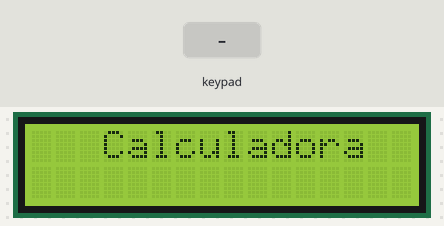
Bench run of a sketch on a simulated Arduino Uno, built with avr-gcc and run on an emulated ATmega328P. Shown: 16×2 character LCD. Inputs (shaded band) come from the test bench.

Above: at 0.2 s.
5.4 s: keypad keys 8 9 1 0 1 1 * pressed 0.4 s apart
At 8.7 s:
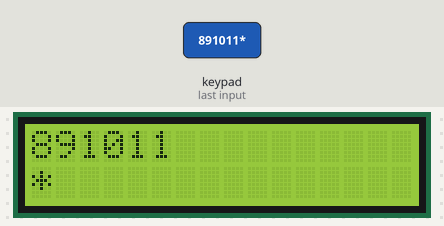
9.7 s: key '=' pressed
At 10.3 s:
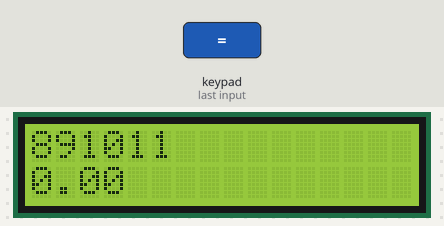
11.2 s: key '/' pressed
At 12.3 s:
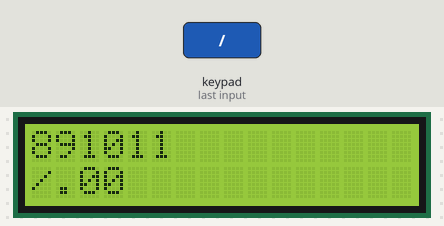
12.7 s: key '=' pressed
At 13.9 s:
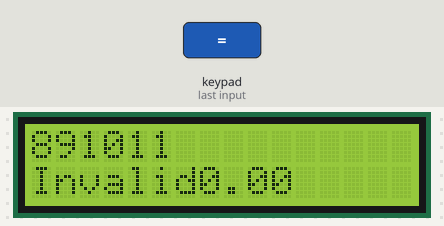
14.2 s: keypad keys 8 / 2 = pressed 0.4 s apart
At 15.8 s:
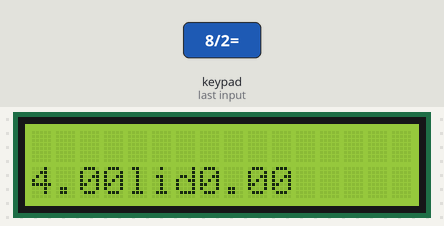
17.3 s: key '*' pressed
At 18.2 s:
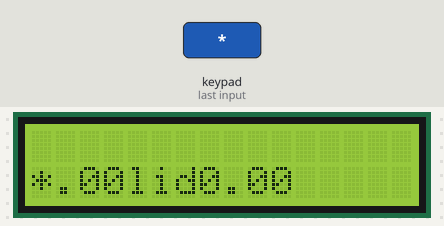
Timing chart, 0 to 19.8 s (numbered marks = the images above; inputs shaded):
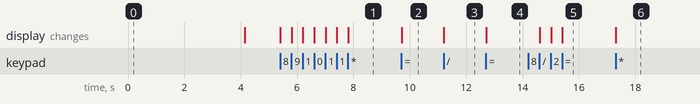

Measured:
- after the input at 5.4 s, the display: first changes at once (image 1 shows a later state)
- after the input at 9.7 s, the display: changes at once (image 2)
- after the input at 11.2 s, the display: changes at once (image 3)
- after the input at 12.7 s, the display: changes at once (image 4)
- after the input at 14.2 s, the display: first changes after 0.41 s (image 5 shows a later state)
- after the input at 17.3 s, the display: changes at once (image 6)

The sketch:

Calculadora_con_i2c.ino
```cpp
#include <Keypad.h>
#include <Wire.h>
#include <LiquidCrystal_I2C.h>

// Inicializar la pantalla LCD
LiquidCrystal_I2C lcd(0x27, 20, 4);

long first = 0;    // Variable para almacenar el primer número
long second = 0;   // Variable para almacenar el segundo número
double total = 0;  // Variable para almacenar el resultado de la operación

char customKey;    // Variable para almacenar el botón presionado en el teclado

const byte ROWS = 4;  // Número de filas en el teclado
const byte COLS = 4;  // Número de columnas en el teclado

// Definir la disposición de las teclas en el teclado
char keys[ROWS][COLS] = {
  {'=', '/', '0', 'C'},
  {'9', '*', '8', '8'},
  {'6', '-', '5', '4'},
  {'3', '+', '2', '1'}
}; // tu puedes modificar esta opcion dependindo tu teclado
//char keys[ROWS][COLS] = {
//  {'1','2','3','+'},
//  {'4','5','6','-'},
//  {'7','8','9','*'},
//  {'C','0','=','/'}
// };


byte rowPins[ROWS] = {4, 5, 6, 7};   // Pines utilizados para las filas del teclado
byte colPins[COLS] = {8, 9, 10, 11}; // Pines utilizados para las columnas del teclado

// Inicializamos el teclado
Keypad customKeypad = Keypad(makeKeymap(keys), rowPins, colPins, ROWS, COLS);

void setup() {
  // Inicializar la pantalla LCD
  lcd.init();
  lcd.backlight();
  lcd.begin(16, 2);

  // Mostrar mensaje de bienvenida en la pantalla LCD
  lcd.setCursor(3, 0);
  lcd.print("Calculadora");

  delay(4000);

  // Limpiar la pantalla y posicionar el cursor en la esquina superior izquierda
  lcd.clear();
  lcd.setCursor(0, 0);
}

void loop() {
  customKey = customKeypad.getKey();

  // Procesar el botón presionado en el teclado
  switch(customKey)
  {
    case '0' ... '9': // Si se presiona un dígito, se agrega al número actual
      lcd.setCursor(0,0);
      first = first * 10 + (customKey - '0');
      lcd.print(first);
      break;

    case '+': // Si se presiona el botón de suma
      first = (total != 0 ? total : first);
      lcd.setCursor(0,1);
      lcd.print("+");
      second = SecondNumber(); // Obtener el segundo número ingresado
      total = first + second;  // Realizar la suma
      lcd.setCursor(0,1); // Colocar el cursor en la segunda columna
      lcd.print(total);   // Mostrar el resultado en la segunda columna
      first = 0, second = 0;   // Reiniciar los valores para el siguiente uso
      break;

    case '-': // Si se presiona el botón de resta
      first = (total != 0 ? total : first);
      lcd.setCursor(0,1);
      lcd.print("-");
      second = SecondNumber();
      total = first - second;  // Realizar la resta
      lcd.setCursor(0,1); // Colocar el cursor en la segunda columna
      lcd.print(total);   // Mostrar el resultado en la segunda columna
      first = 0, second = 0;
      break;

    case '*': // Si se presiona el botón de multiplicación
      first = (total != 0 ? total : first);
      lcd.setCursor(0,1);
      lcd.print("*");
      second = SecondNumber();
      total = first * second;  // Realizar la multiplicación
      lcd.setCursor(0,1); // Colocar el cursor en la segunda columna
      lcd.print(total);   // Mostrar el resultado en la segunda columna
      first = 0, second = 0;
      break;

    case '/': // Si se presiona el botón de división
      first = (total != 0 ? total : first);
      lcd.setCursor(0,1);
      lcd.print("/");
      second = SecondNumber();
      lcd.setCursor(0,1); // Colocar el cursor en la segunda columna

      // Verificar si el segundo número es cero para evitar división por cero
      second == 0 ? lcd.print("Invalid") : total = (float)first / (float)second;

      lcd.print(total);   // Mostrar el resultado en la segunda columna
      first = 0, second = 0;
      break;

    case 'C': // Si se presiona el botón de borrado (clear)
      total = 0;
      lcd.clear();
      break;
  }
}

// Función para obtener el segundo número ingresado
long SecondNumber()
{
  while( 1 )
  {
    customKey = customKeypad.getKey();
    if(customKey >= '0' && customKey <= '9')
    {
      second = second * 10 + (customKey - '0');
      lcd.setCursor(0,0); // Colocar el cursor en la primera columna
      lcd.print("        "); // Limpiar la primera columna antes de mostrar el número
      lcd.setCursor(0,1); // Colocar el cursor en la segunda columna
      lcd.print(second); // Mostrar el segundo número en la segunda columna
    }

    if(customKey == '=') break;
  }
 return second;
}
```
